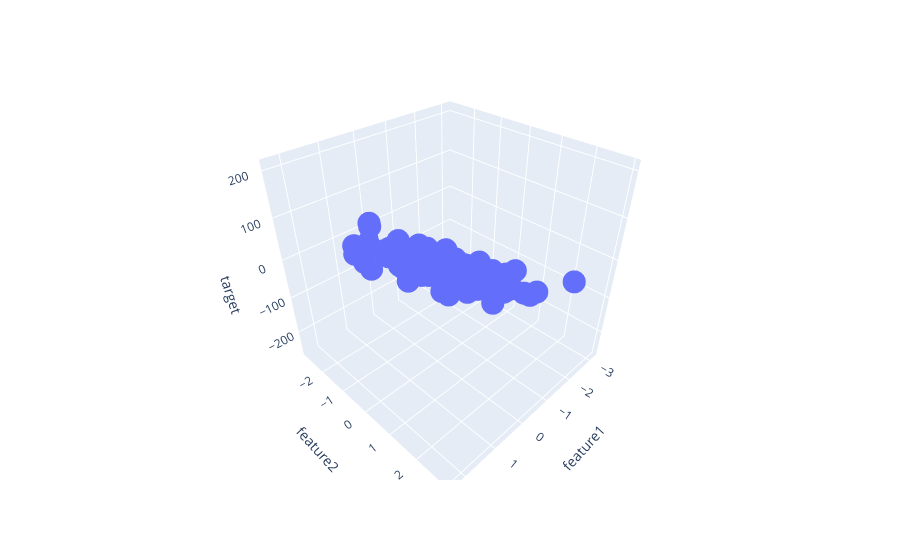

This figure's notebook cell:
### Code cell
fig = px.scatter_3d(df,x = "feature1",
             y = "feature2",
             z = "target")
fig.show()
